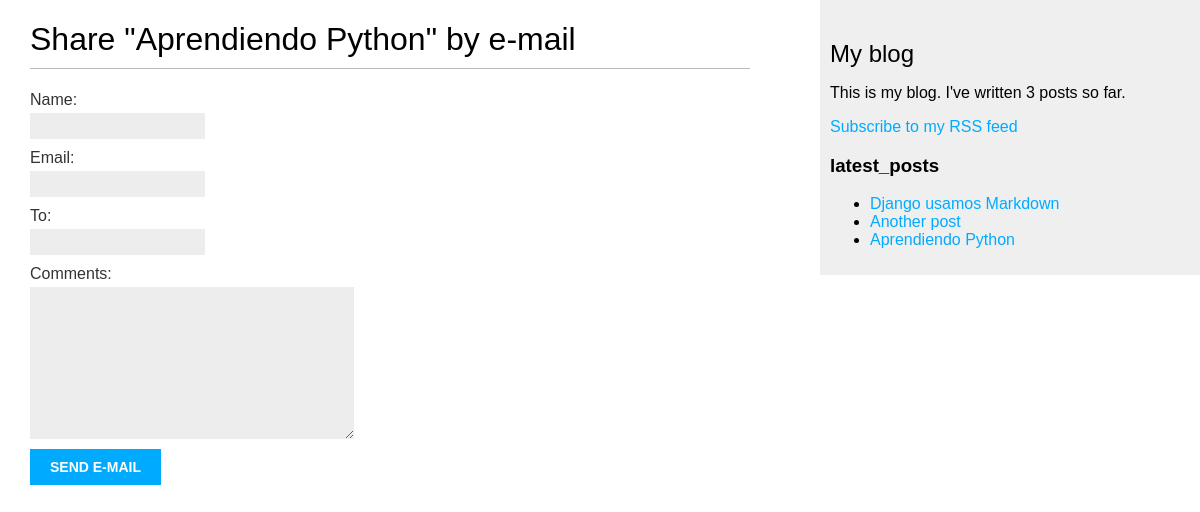
/blog/2/share/, run on the app's committed database.
### blog/models.py (models this page shows, shortened)
class Post(models.Model):    # clase que define el modelo de datos
    class Status(models.TextChoices):
        DRAFT = 'DF', 'Draft'
        PUBLISHED = 'PB', 'Published'
    title = models.CharField(max_length=250)
    slug = models.SlugField(max_length=250,
                            unique_for_date='publish')
    author = models.ForeignKey(User, on_delete=models.CASCADE, related_name='blog_posts') # relacion de muchos a uno
    body = models.TextField()
    publish = models.DateTimeField(default=timezone.now)
    created = models.DateTimeField(auto_now_add=True)
    updated = models.DateTimeField(auto_now=True)
    status = models.CharField(max_length=2,
                              choices=Status.choices,
                              default=Status.DRAFT)
    tags = TaggableManager()
    objects = models.Manager() # el administrador por defecto
    published = PublishedManager() # nuestro administrador personalizado
    class Meta: # clase interna que define metadatos o metaclases.
        ordering = ['-publish']
        indexes = [
           models.Index(fields=['-publish']),
        ]
    def get_absolute_url(self): # metodo que devuelve la url absoluta de un objeto, url canonica
        return reverse('blog:post_detail', args=[self.publish.year,
                                                 self.publish.month,
                                                 self.publish.day,
                                                 self.slug])

### blog/views.py (the view)
def post_share(request, post_id):# vista para compartir un post por correo
    post = get_object_or_404(Post, id=post_id, status=Post.Status.PUBLISHED) # obtener el post por id
    sent = False
    if request.method == 'POST':
       form = EmailPostForm(request.POST) # crear un formulario con los datos enviados
       if form.is_valid():
           cd = form.cleaned_data
           post_url = request.build_absolute_uri(post.get_absolute_url())
           subject = f"{cd['name']} recommends you read {post.title}"
           message = f"Read {post.title} at {post_url}\n\n" \
                     f"{cd['name']}\'s comments: {cd['comments']}"
           send_mail(subject, message, 'gompatri@gmail.com', [cd['to']])  # Mi correo
           sent = True
    else:
        form = EmailPostForm()  # formulario vacio
    return render(request, 'blog/post/share.html', {'post': post,
                                                    'form': form,
                                                    'sent': sent})   # contexto que se pasa a la plantilla

### blog/forms.py
class EmailPostForm(forms.Form):
    name = forms.CharField(max_length=25)
    email = forms.EmailField()
    to = forms.EmailField()
    comments = forms.CharField(required=False,
    widget=forms.Textarea)

### blog/models.py (called while the page is built)
    def get_queryset(self):
        return super().get_queryset()\
                    .filter(status=Post.Status.PUBLISHED)

### blog/templatetags/blog_tags.py (called while the page is built)
@register.simple_tag   # decorador que convierte la funcion en un tag personalizado
def total_posts():
    return Post.published.count()

@register.inclusion_tag('blog/post/latest_posts.html') #con el decorador inclusion_tag se crea un tag que renderiza un template y retorna un diccionario de contexto.
def show_latest_posts(count=5):
    latest_posts = Post.published.order_by('-publish')[:count] # obtener los ultimos 5 post ordenados por fecha de publicacion
    return {'latest_posts': latest_posts}

### blog/templates/blog/post/share.html (shortened to what this page needs)
{% extends "blog/base.html" %}
{% block content %}
    {% if sent %}
        <h1>E-mail successfully sent</h1>
        <p>
            "{{ post.title }}" was successfully sent to {{ form.cleaned_data.to }}.
        </p>
    {% else %}
        <h1>Share "{{ post.title }}" by e-mail</h1>
        <form method="post">
            {{ form.as_p }}
            <input type="submit" value="Send e-mail">
        </form>
    {% endif %}
{% endblock %}

### blog/templates/blog/post/latest_posts.html
<ul>
  {% for post in latest_posts %}
   <li>
      <a href="{{ post.get_absolute_url }}">{{ post.title }}</a>
   </li>
  {% endfor %}
</ul>

### blog/static/css/blog.css (style rules this page uses)
body { margin:0; padding:0; font-family:helvetica, sans-serif; }
a { color:#00abff; text-decoration:none; }
h1 { font-weight:normal; border-bottom:1px solid #bbb; padding:0 0 10px 0; }
label { float:left; clear:both; color:#333; margin-bottom:4px; }
input, textarea { clear:both; float:left; margin:0 0 10px; background:#ededed; border:0; padding:6px 10px; font-size:12px; }
input[type=submit] { font-weight:bold; background:#00abff; color:#fff; padding:10px 20px; font-size:14px; text-transform:uppercase; }

### data on the page
Post: title "Aprendiendo Python"
Post: title "Django usamos Markdown"
Post: title "Another post"
